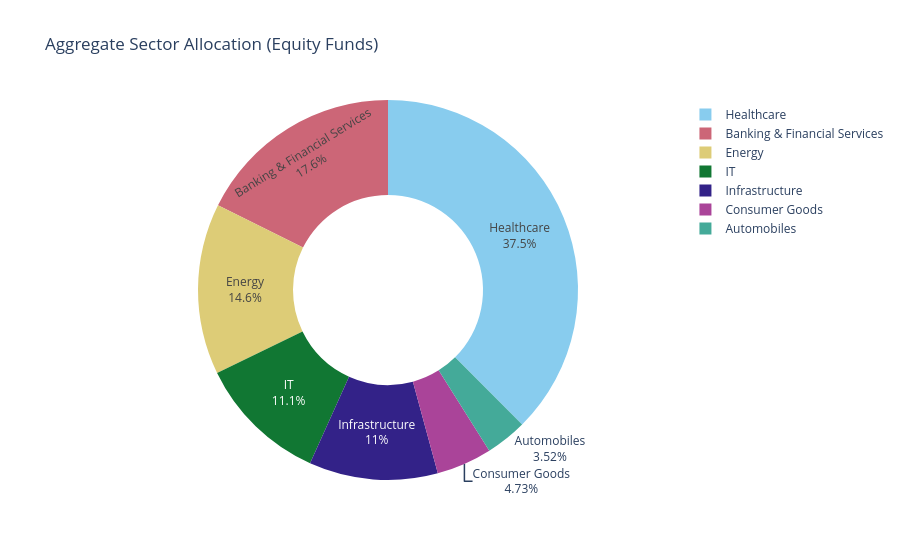

Notebook code cell kept with this figure:
### Markdown cell above
**Insight 11:** High correlation between select schemes suggests common underlying sector exposures. (See Figure 11)

### Code cell
# 12. Aggregate Sector Allocation (Equity Funds)
import plotly.express as px
import pandas as pd

# 1. Dynamically locate columns to protect against capitalization or suffix mismatches
sector_col = [c for c in portfolio_holdings.columns if 'sector' in c.lower()][0]
weight_col = [c for c in portfolio_holdings.columns if any(k in c.lower() for k in ['weight', 'pct', 'percent', 'alloc'])][0]

# 2. Group by sector and aggregate the mean weight across your equity universe
sector_alloc = portfolio_holdings.groupby(sector_col, as_index=False)[weight_col].mean()

# 3. Rename columns to perfectly match your downstream Plotly code expectations
sector_alloc.rename(columns={sector_col: 'sector', weight_col: 'weight'}, inplace=True)

# 4. Filter for top 10 sectors and bundle the rest as 'Others' to keep the chart clean
sector_alloc = sector_alloc.sort_values(by='weight', ascending=False)
if len(sector_alloc) > 10:
    top_sectors = sector_alloc.head(10).copy()
    others_weight = sector_alloc.iloc[10:]['weight'].sum()
    others_df = pd.DataFrame([{'sector': 'Others', 'weight': others_weight}])
    sector_alloc = pd.concat([top_sectors, others_df], ignore_index=True)

# 5. Build and execute your interactive donut chart
fig = px.pie(sector_alloc, values='weight', names='sector', hole=0.5, 
             title='Aggregate Sector Allocation (Equity Funds)',
             color_discrete_sequence=px.colors.qualitative.Safe)

fig.update_traces(textinfo='percent+label')
fig.show()

### Figure 1 — Plotly figure (JSON) as saved in the notebook; plotly's stock layout.template omitted (floating-point values rounded to 4 significant figures)
{"data": [{"domain": {"x": [0, 1], "y": [0, 1]}, "hole": 0.5, "hovertemplate": "sector=%{label}<br>weight=%{value}<extra></extra>", "labels": ["Healthcare", "Banking & Financial Services", "Energy", "IT", "Infrastructure", "Consumer Goods", "Automobiles"], "legendgroup": "", "name": "", "showlegend": true, "textinfo": "percent+label", "type": "pie", "values": [0.3753, 0.1763, 0.1456, 0.1108, 0.1095, 0.04726, 0.03522]}], "layout": {"legend": {"tracegroupgap": 0}, "piecolorway": ["rgb(136, 204, 238)", "rgb(204, 102, 119)", "rgb(221, 204, 119)", "rgb(17, 119, 51)", "rgb(51, 34, 136)", "rgb(170, 68, 153)", "rgb(68, 170, 153)", "rgb(153, 153, 51)", "rgb(136, 34, 85)", "rgb(102, 17, 0)", "rgb(136, 136, 136)"], "title": {"text": "Aggregate Sector Allocation (Equity Funds)"}}}
